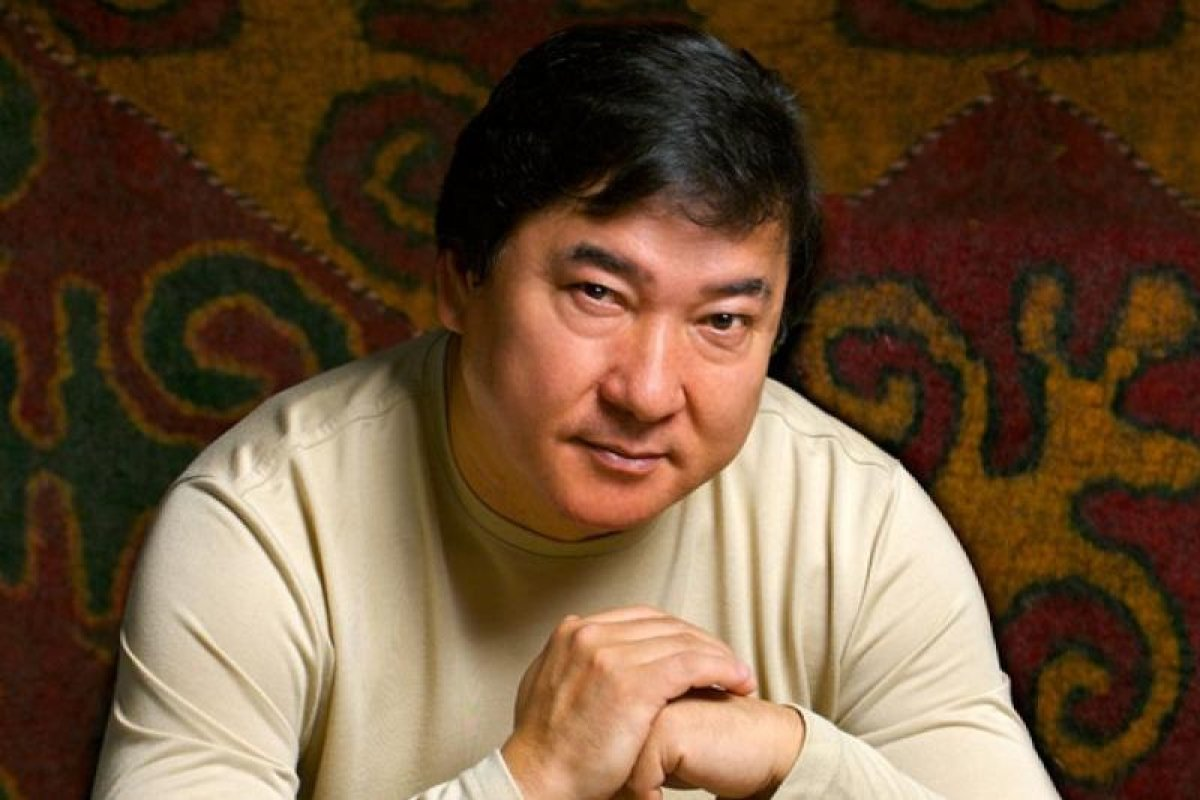
#> input picture photos/5d4d8527a0f89795763247.jpeg, 1200 x 800 px; its folder holds only this picture in this run
$ python photos.py
#> lines starting #> are read from the running program, lines starting #| are printed output that depends on the picture
"""Обрезает фотографии героев и авторов под сайт.

Исходники кладутся в photos/<person>.<jpg|png|webp>, где person - значение
поля person из lib/characters.ts.
Скрипт находит лицо, делает портрет 4:5 для карточки и квадрат для аватарки,
сохраняет их в public/img/people/ и обновляет lib/photos.ts.

Запуск: python3 tools/photos.py   (нужны pillow и opencv-python-headless)
"""

import json
import sys
from pathlib import Path

import cv2
import numpy as np
from PIL import Image, ImageOps

ROOT = Path(__file__).resolve().parent.parent
SRC = ROOT / "photos"
OUT = ROOT / "public" / "img" / "people"
EXTS = {".jpg", ".jpeg", ".png", ".webp", ".bmp", ".jfif"}

CARD_SIZE = (960, 1200)
SQUARE_SIZE = 400


def find_face(img):
    gray = cv2.cvtColor(np.array(img.convert("RGB")), cv2.COLOR_RGB2GRAY)
    gray = cv2.equalizeHist(gray)
    min_side = max(24, min(gray.shape) // 12)
    faces = []
    for name in ("haarcascade_frontalface_default.xml", "haarcascade_profileface.xml"):
        cascade = cv2.CascadeClassifier(cv2.data.haarcascades + name)
        found = cascade.detectMultiScale(gray, scaleFactor=1.1, minNeighbors=6, minSize=(min_side, min_side))
        faces.extend(found)
        if len(faces):
            break
    if not len(faces):
        return None
    return max(faces, key=lambda f: f[2] * f[3])


def crop_box(img_w, img_h, ratio, face, face_share, face_y):
    """Прямоугольник с соотношением ratio (w/h), где лицо занимает face_share высоты."""
    if face is None:
        h = min(img_h, img_w / ratio)
        w = h * ratio
        x = (img_w - w) / 2
        y = min((img_h - h) * 0.15, img_h - h)  # чуть выше центра
        return x, y, w, h

    fx, fy, fw, fh = face
    h = min(fh / face_share, img_h, img_w / ratio)
    w = h * ratio
    cx, cy = fx + fw / 2, fy + fh / 2
    x = min(max(cx - w / 2, 0), img_w - w)
    y = min(max(cy - h * face_y, 0), img_h - h)
    return x, y, w, h


def trim_bars(img, threshold=18):
    """Срезает однотонные чёрные полосы по краям (кадры из фильмов)."""
#> called with threshold = 18
    gray = np.array(img.convert("L"), dtype=np.int16)
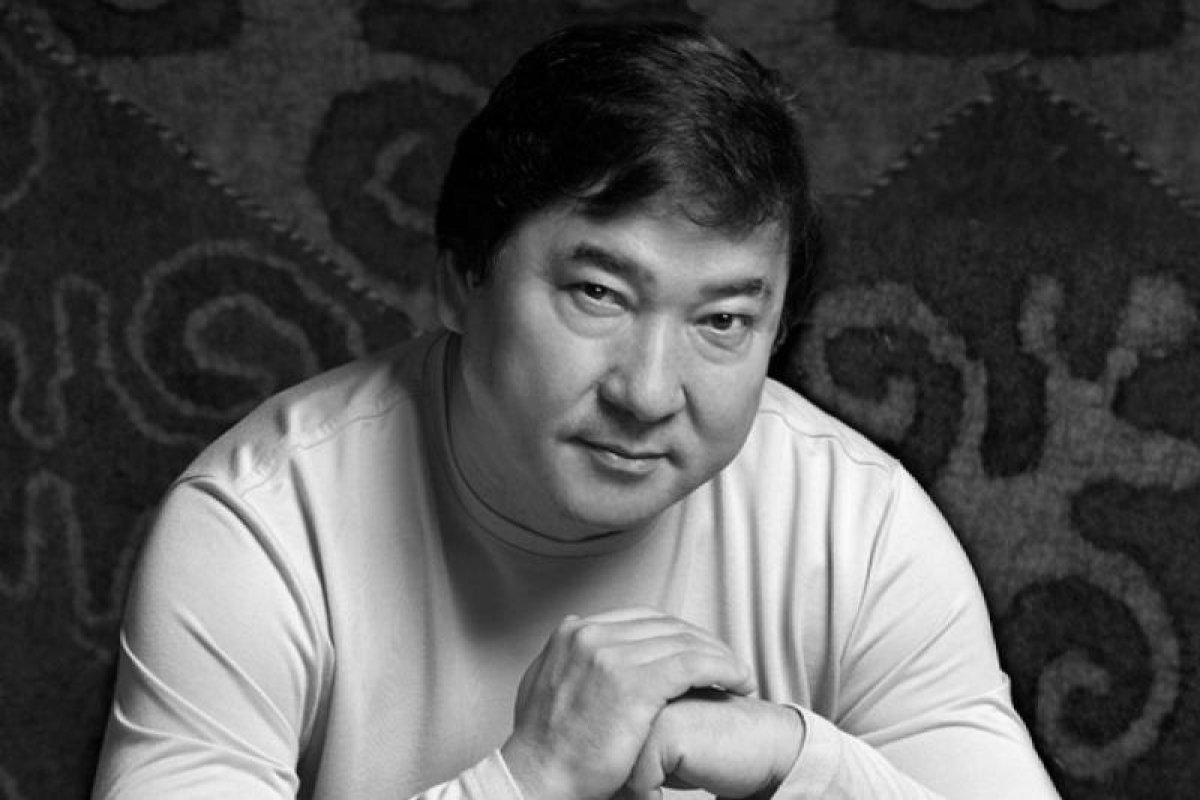
#> gray: shape (800, 1200) int16; min 0, max 252, mean 86
    cols = np.where(gray.mean(axis=0) > threshold)[0]
#> cols = 1200 values from 0 to 1199
    rows = np.where(gray.mean(axis=1) > threshold)[0]
#> rows = 800 values from 0 to 799
    if not len(cols) or not len(rows):
        return img
    box = (cols[0], rows[0], cols[-1] + 1, rows[-1] + 1)
#> box = (0, 0, 1200, 800)
    return img.crop(box) if box != (0, 0, img.width, img.height) else img
#> returned value is the input picture: PIL image 1200x800 RGB; mean R, G, B 107.1, 81, 56.2


def process(path):
    img = trim_bars(ImageOps.exif_transpose(Image.open(path)).convert("RGB"))
    face = find_face(img)
#> in find_face, `gray = cv2.equalizeHist(gray)`:
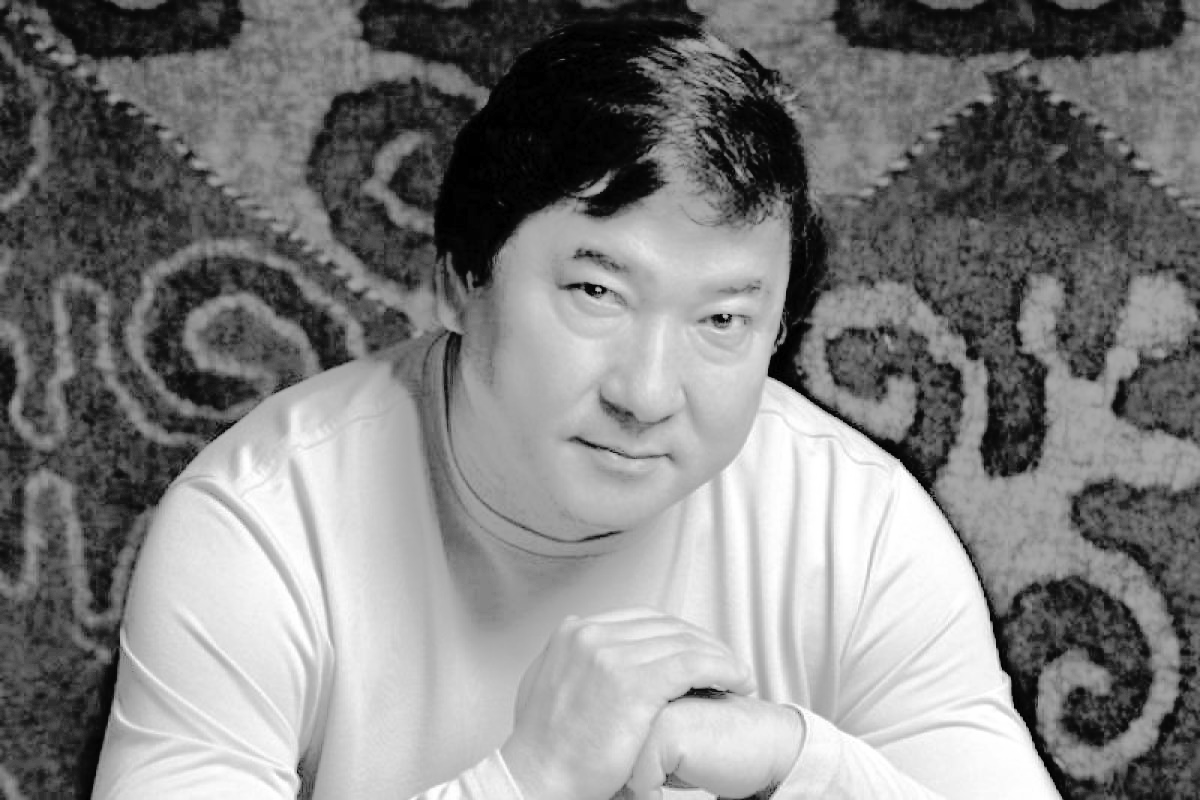
#> gray: shape (800, 1200); min 0, max 255, mean 128.4
#> after the loop in find_face, `for name in ("haarcascade_frontalface_default.xml", "haarcascade_profi..`: faces = []
    person = path.stem.lower()
    OUT.mkdir(parents=True, exist_ok=True)

    x, y, w, h = crop_box(img.width, img.height, CARD_SIZE[0] / CARD_SIZE[1], face, 0.30, 0.36)
#> x = 280; y = 0; w = 640; h = 800
    card = img.crop((round(x), round(y), round(x + w), round(y + h)))
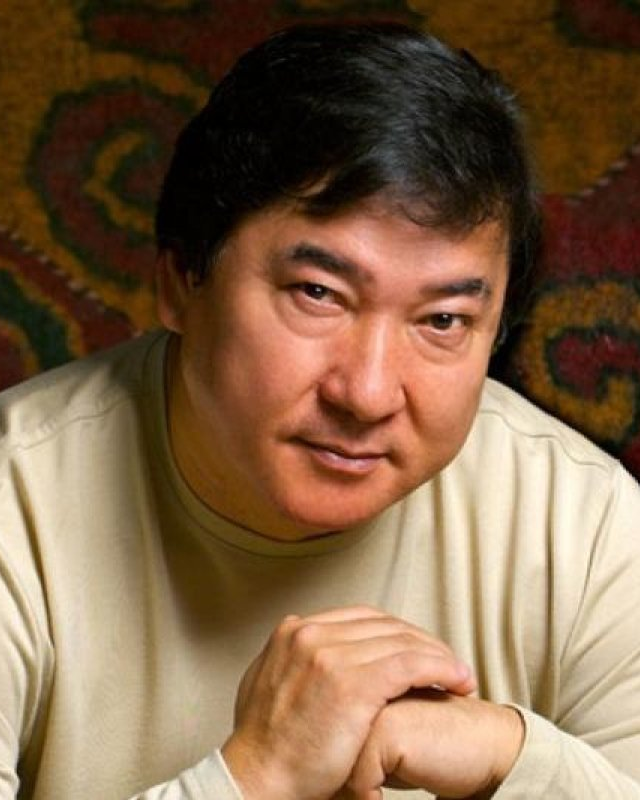
#> card: PIL image 640x800 RGB; mean R, G, B 128, 99.4, 72.1
    # Маленькие исходники не растягиваем сильнее, чем есть.
    card = card.resize(CARD_SIZE if card.width >= CARD_SIZE[0] else (round(card.width), round(card.width * 1.25)), Image.LANCZOS)
    card.save(OUT / f"{person}.webp", "WEBP", quality=82, method=6)

    x, y, w, h = crop_box(img.width, img.height, 1.0, face, 0.48, 0.45)
#> x = 200; w = 800
    sq = img.crop((round(x), round(y), round(x + w), round(y + h))).resize((SQUARE_SIZE, SQUARE_SIZE), Image.LANCZOS)
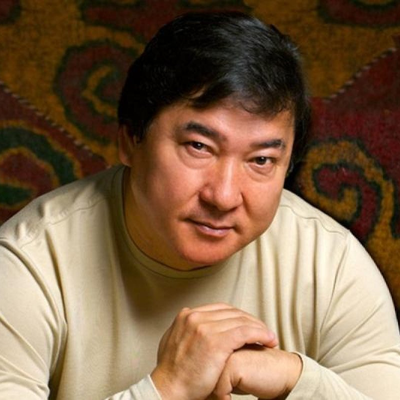
#> sq: PIL image 400x400 RGB; mean R, G, B 127.4, 99.9, 73.2
    sq.save(OUT / f"{person}-sq.webp", "WEBP", quality=82, method=6)

    note = "лицо найдено" if face is not None else "лицо НЕ найдено, обрезано по центру"
#> note = 'лицо НЕ найдено, обрезано по центру'
    print(f"{path.name}: {img.width}x{img.height}, {note}")
#| 5d4d8527a0f89795763247.jpeg: 1200x800, лицо НЕ найдено, обрезано по центру


def main():
    files = sorted(p for p in SRC.glob("*") if p.suffix.lower() in EXTS) if SRC.exists() else []
    for path in files:
        process(path)

    people = sorted(p.stem for p in OUT.glob("*.webp") if not p.stem.endswith("-sq")) if OUT.exists() else []
    (ROOT / "lib" / "photos.ts").write_text(
        "// Список фотографий, которые есть в public/img/people. Обновляется скриптом tools/photos.py.\n"
        f"export const PHOTOS: string[] = {json.dumps(people, ensure_ascii=False)};\n",
        encoding="utf-8",
    )
    print(f"Готово: {len(files)} обработано, всего фото на сайте: {len(people)}")


if __name__ == "__main__":
    sys.exit(main())
#> (the program exits here)
